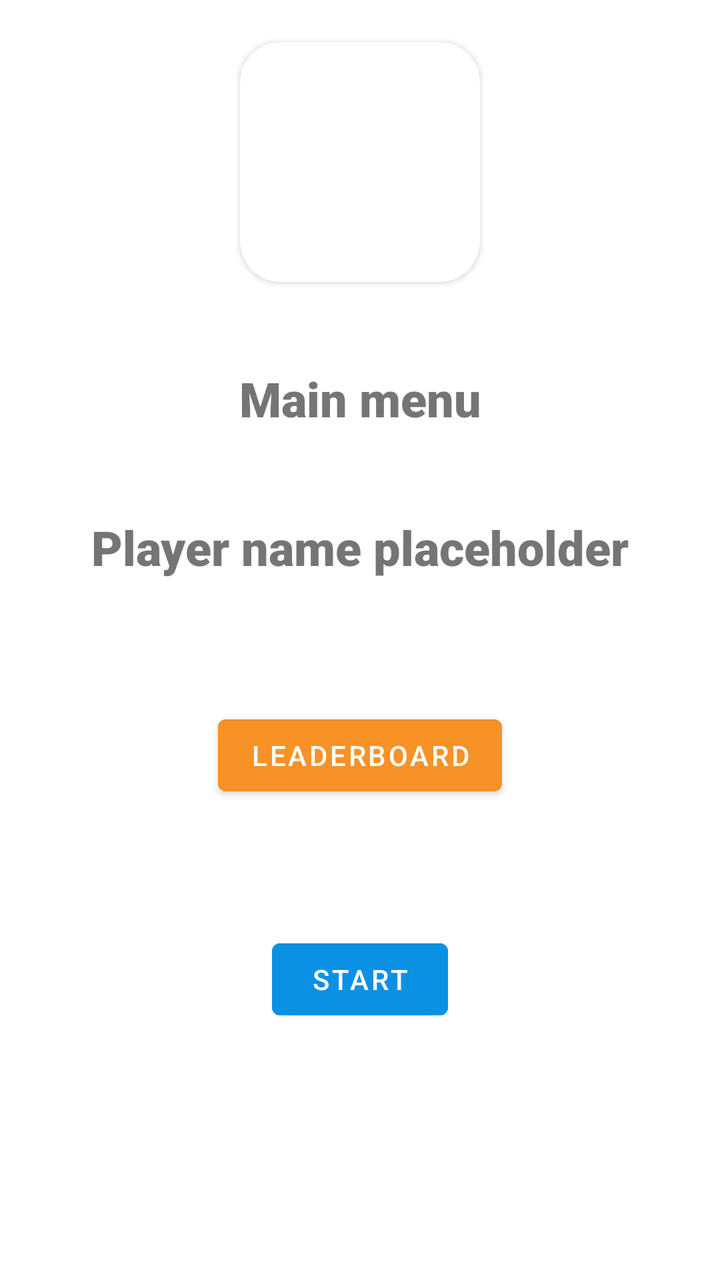
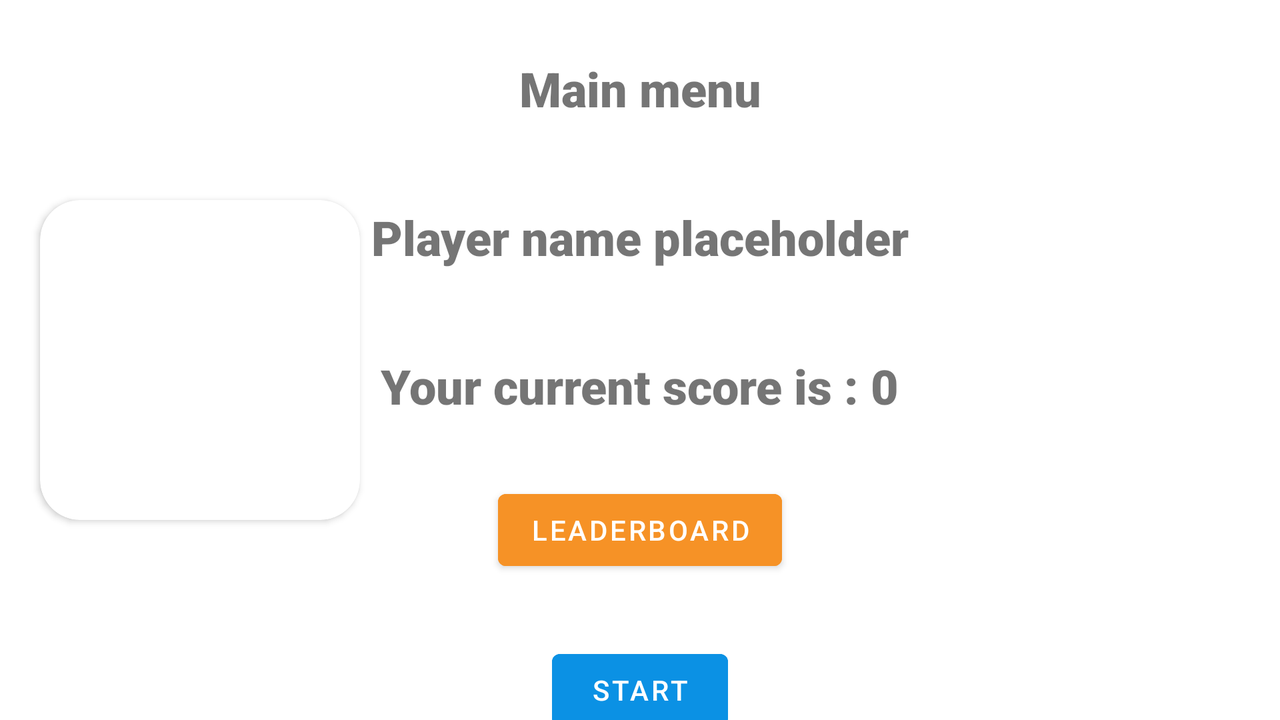

Two renders of one Android screen. The first uses the default layout on a phone; the second uses the alternative layout the repository ships for a different screen configuration, on a matching device. The two XML files are below.
<!-- AndroidManifest.xml: application theme Theme.CoursTest1 -->
<!-- res/layout/activity_menu.xml -->
<?xml version="1.0" encoding="utf-8"?>
<androidx.constraintlayout.widget.ConstraintLayout xmlns:android="http://schemas.android.com/apk/res/android"
    xmlns:app="http://schemas.android.com/apk/res-auto"
    xmlns:tools="http://schemas.android.com/tools"
    android:layout_width="match_parent"
    android:layout_height="match_parent"
    tools:context=".Activities.LaunchActivity">

    <androidx.cardview.widget.CardView
        android:id="@+id/cardView"
        android:layout_width="wrap_content"
        android:layout_height="wrap_content"
        android:layout_marginTop="21dp"
        app:cardCornerRadius="20dp"
        app:layout_constraintEnd_toEndOf="parent"
        app:layout_constraintStart_toStartOf="parent"
        app:layout_constraintTop_toTopOf="parent">

        <ImageView
            android:id="@+id/imageView"
            android:layout_width="120dp"
            android:layout_height="120dp"
            app:layout_constraintEnd_toEndOf="parent"
            app:layout_constraintHorizontal_bias="0.44"
            app:layout_constraintStart_toStartOf="parent"
            app:layout_constraintTop_toTopOf="parent"
            tools:srcCompat="@drawable/topquizz" />

    </androidx.cardview.widget.CardView>



    <TextView
        android:id="@+id/textView"
        android:layout_width="wrap_content"
        android:layout_height="wrap_content"
        android:layout_marginTop="42dp"
        android:fontFamily="sans-serif-black"
        android:text="Main menu"
        android:textSize="24dp"
        app:layout_constraintEnd_toEndOf="parent"
        app:layout_constraintStart_toStartOf="parent"
        app:layout_constraintTop_toBottomOf="@+id/cardView" />

    <TextView
        android:id="@+id/textViewName"
        android:layout_width="wrap_content"
        android:layout_height="wrap_content"
        android:layout_marginTop="42dp"
        android:fontFamily="sans-serif-black"
        android:text="Player name placeholder"
        android:textSize="24dp"
        app:layout_constraintEnd_toEndOf="parent"
        app:layout_constraintStart_toStartOf="parent"
        app:layout_constraintTop_toBottomOf="@+id/textView" />



    <Button
        android:id="@+id/button_login"
        android:layout_width="wrap_content"
        android:layout_height="wrap_content"
        android:layout_marginTop="64dp"
        android:text="LEADERBOARD"
        app:layout_constraintEnd_toEndOf="parent"
        app:layout_constraintStart_toStartOf="parent"
        app:layout_constraintTop_toBottomOf="@+id/textViewName"
        android:backgroundTint="#F69226"/>

    <Button
        android:id="@+id/button_start"
        android:layout_width="wrap_content"
        android:layout_height="wrap_content"
        android:layout_marginTop="64dp"
        android:text="START"
        app:layout_constraintEnd_toEndOf="parent"
        app:layout_constraintStart_toStartOf="parent"
        app:layout_constraintTop_toBottomOf="@+id/button_login"
        android:backgroundTint="#0B91E4"/>


</androidx.constraintlayout.widget.ConstraintLayout>
<!-- resources referenced by this layout -->
<resources>
  <style name="Theme.CoursTest1" parent="Theme.MaterialComponents.DayNight.DarkActionBar">
          
          <item name="colorPrimary">@color/purple_500</item>
          <item name="colorPrimaryVariant">@color/purple_700</item>
          <item name="colorOnPrimary">@color/white</item>
          
          <item name="colorSecondary">@color/teal_200</item>
          <item name="colorSecondaryVariant">@color/teal_700</item>
          <item name="colorOnSecondary">@color/black</item>
          
          <item name="android:statusBarColor" tools:targetApi="l">?attr/colorPrimaryVariant</item>
          
      </style>
  <color name="purple_500">#FF6200EE</color>
  <color name="purple_700">#FF3700B3</color>
  <color name="white">#FFFFFFFF</color>
  <color name="teal_200">#FF03DAC5</color>
  <color name="teal_700">#FF018786</color>
  <color name="black">#FF000000</color>
</resources>
<!-- res/layout-land/activity_menu.xml (the repository's variant of the layout above) -->
<!-- drawn on the phone turned sideways -->
<?xml version="1.0" encoding="utf-8"?>
<androidx.constraintlayout.widget.ConstraintLayout xmlns:android="http://schemas.android.com/apk/res/android"
    xmlns:app="http://schemas.android.com/apk/res-auto"
    xmlns:tools="http://schemas.android.com/tools"
    android:layout_width="match_parent"
    android:layout_height="match_parent"
    tools:context=".Activities.LaunchActivity">

    <androidx.cardview.widget.CardView
        android:id="@+id/cardView"
        android:layout_width="wrap_content"
        android:layout_height="wrap_content"
        app:cardCornerRadius="20dp"
        app:layout_constraintBottom_toBottomOf="parent"
        app:layout_constraintStart_toStartOf="parent"
        android:layout_marginLeft="20dp"
        app:layout_constraintTop_toTopOf="parent">

        <ImageView
            android:id="@+id/imageView_topquizz"
            android:layout_width="160dp"
            android:layout_height="160dp"
            android:contentDescription="@string/topquizzlogo"
            app:layout_constraintEnd_toEndOf="parent"
            app:layout_constraintHorizontal_bias="0.44"
            app:layout_constraintStart_toStartOf="parent"
            app:layout_constraintTop_toTopOf="parent"
            tools:srcCompat="@drawable/topquizz" />

    </androidx.cardview.widget.CardView>


    <TextView
        android:id="@+id/textView"
        android:layout_width="wrap_content"
        android:layout_height="wrap_content"
        android:fontFamily="sans-serif-black"
        android:text="@string/main_menu"
        android:layout_marginTop="28dp"
        android:textSize="24sp"
        app:layout_constraintEnd_toEndOf="parent"
        app:layout_constraintStart_toStartOf="parent"
        app:layout_constraintTop_toTopOf="parent" />

    <TextView
        android:id="@+id/TV_name_placeholder"
        android:layout_width="wrap_content"
        android:layout_height="wrap_content"
        android:layout_marginTop="42dp"
        android:fontFamily="sans-serif-black"
        android:text="@string/player_name_placeholder"
        android:textSize="24sp"
        app:layout_constraintEnd_toEndOf="parent"
        app:layout_constraintStart_toStartOf="parent"
        app:layout_constraintTop_toBottomOf="@+id/textView" />


    <TextView
        android:id="@+id/TV_score_placeholder"
        android:layout_width="wrap_content"
        android:layout_height="wrap_content"
        android:layout_marginTop="42dp"
        android:fontFamily="sans-serif-black"
        android:text="@string/your_current_score_is_0"
        android:textSize="24sp"
        app:layout_constraintEnd_toEndOf="parent"
        app:layout_constraintStart_toStartOf="parent"
        app:layout_constraintTop_toBottomOf="@+id/TV_name_placeholder" />

    <Button
        android:id="@+id/button_menu_leaderboard"
        android:layout_width="wrap_content"
        android:layout_height="wrap_content"
        android:layout_marginTop="32dp"
        android:text="@string/leaderboard"
        app:layout_constraintEnd_toEndOf="parent"
        app:layout_constraintStart_toStartOf="parent"
        app:layout_constraintTop_toBottomOf="@+id/TV_score_placeholder"
        android:backgroundTint="#F69226"/>

    <Button
        android:id="@+id/button_menu_start"
        android:layout_width="wrap_content"
        android:layout_height="wrap_content"
        android:layout_marginTop="32dp"
        android:text="@string/start"
        app:layout_constraintEnd_toEndOf="parent"
        app:layout_constraintStart_toStartOf="parent"
        app:layout_constraintTop_toBottomOf="@+id/button_menu_leaderboard"
        android:backgroundTint="#0B91E4"/>


</androidx.constraintlayout.widget.ConstraintLayout>
<!-- resources referenced by the variant -->
<!-- as the phone turned sideways resolves them -->
<resources>
  <string name="leaderboard">Leaderboard</string>
  <string name="main_menu">Main menu</string>
  <string name="player_name_placeholder">Player name placeholder</string>
  <string name="start">START</string>
  <string name="topquizzlogo" translatable="false">TopQuizzLogo</string>
  <string name="your_current_score_is_0">Your current score is : 0</string>
  <style name="Theme.CoursTest1" parent="Theme.MaterialComponents.DayNight.DarkActionBar">
          
          <item name="colorPrimary">@color/purple_500</item>
          <item name="colorPrimaryVariant">@color/purple_700</item>
          <item name="colorOnPrimary">@color/white</item>
          
          <item name="colorSecondary">@color/teal_200</item>
          <item name="colorSecondaryVariant">@color/teal_700</item>
          <item name="colorOnSecondary">@color/black</item>
          
          <item name="android:statusBarColor" tools:targetApi="l">?attr/colorPrimaryVariant</item>
          
      </style>
  <color name="purple_500">#FF6200EE</color>
  <color name="purple_700">#FF3700B3</color>
  <color name="white">#FFFFFFFF</color>
  <color name="teal_200">#FF03DAC5</color>
  <color name="teal_700">#FF018786</color>
  <color name="black">#FF000000</color>
</resources>
